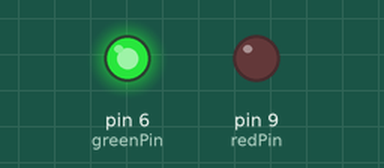
The sketch below on a simulated Arduino Uno, built with avr-gcc and run on an emulated ATmega328P. Shown: output pins drawn as LEDs (lit = HIGH).

Above: at 0.2 s.
At 5.2 s:
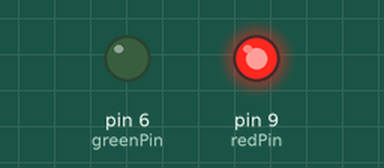
At 9.7 s:
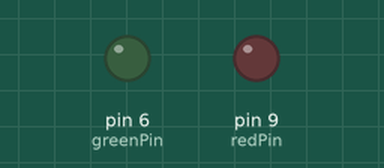
Timing chart, 0 to 10.4 s (numbered marks = the images above):
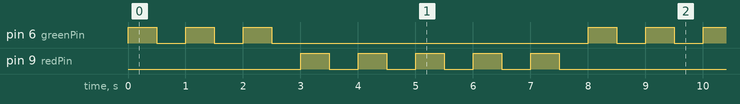

The sketch:

forLoop.ino
```cpp
int greenPin = 6;
int redPin = 9;
int greenTime = 500;
int redTime = 500;
int greenBlink = 3;
int redBlink = 5;
int j;

void setup() {
  // put your setup code here, to run once:
pinMode(greenPin,OUTPUT);
pinMode(redPin,OUTPUT);
Serial.begin(9600);
}

void loop() {
  // put your main code here, to run repeatedly:
for(j=1;j<=greenBlink;j=j+1)
{
digitalWrite(greenPin,HIGH);
delay(greenTime);

digitalWrite(greenPin,LOW);
delay(greenTime);
}

for(j=1;j<=redBlink;j=j+1)
{
digitalWrite(redPin,HIGH);
delay(redTime);

digitalWrite(redPin,LOW);
delay(redTime);
}
}
```

Measured:
- by itself, pin 6 (greenPin): repeats every 8.0 s: 2 × (LOW 0.50 s, HIGH 0.50 s), LOW 5.5 s, HIGH 0.50 s
- by itself, pin 9 (redPin): repeats every 8.0 s: 4 × (LOW 0.50 s, HIGH 0.50 s), LOW 3.5 s, HIGH 0.50 s
- by itself, everything shown: repeats every 8.0 s, in 16 steps
